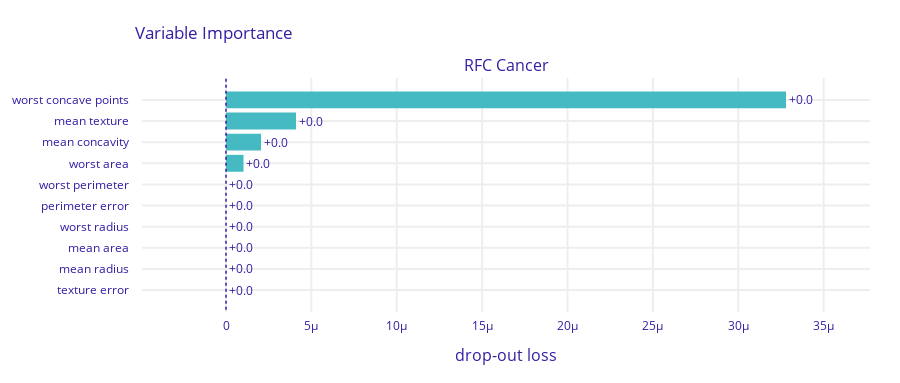

This figure's notebook cell:
### Code cell
# Feature importance plot
explainer.model_parts().plot()

### Figure 1 — Plotly figure (JSON) as saved in the notebook; plotly's stock layout.template omitted (floating-point values rounded to 4 significant figures)
{"data": [{"base": 0, "hoverinfo": "text", "hoverlabel": {"bgcolor": "rgba(0,0,0,0.8)"}, "hovertext": ["Model: RFC Cancer loss after<br>variable: worst concave points is permuted: 0.0<br>Drop-out loss change: +0.0", "Model: RFC Cancer loss after<br>variable: mean texture is permuted: 0.0<br>Drop-out loss change: +0.0", "Model: RFC Cancer loss after<br>variable: mean concavity is permuted: 0.0<br>Drop-out loss change: +0.0", "Model: RFC Cancer loss after<br>variable: worst area is permuted: 0.0<br>Drop-out loss change: +0.0", "Model: RFC Cancer loss after<br>variable: worst perimeter is permuted: 0.0<br>Drop-out loss change: +0.0", "Model: RFC Cancer loss after<br>variable: perimeter error is permuted: 0.0<br>Drop-out loss change: +0.0", "Model: RFC Cancer loss after<br>variable: worst radius is permuted: 0.0<br>Drop-out loss change: +0.0", "Model: RFC Cancer loss after<br>variable: mean area is permuted: 0.0<br>Drop-out loss change: +0.0", "Model: RFC Cancer loss after<br>variable: mean radius is permuted: 0.0<br>Drop-out loss change: +0.0", "Model: RFC Cancer loss after<br>variable: texture error is permuted: 0.0<br>Drop-out loss change: +0.0"], "marker": {"color": "#46bac2"}, "orientation": "h", "showlegend": false, "text": ["+0.0", "+0.0", "+0.0", "+0.0", "+0.0", "+0.0", "+0.0", "+0.0", "+0.0", "+0.0"], "textposition": "outside", "type": "bar", "x": [3.28e-05, 4.1e-06, 2.05e-06, 1.025e-06, 3.331e-17, 2.22e-17, 2.22e-17, 2.22e-17, 2.22e-17, 2.22e-17], "xaxis": "x", "y": ["worst concave points", "mean texture", "mean concavity", "worst area", "worst perimeter", "perimeter error", "worst radius", "mean area", "mean radius", "texture error"], "yaxis": "y"}], "layout": {"annotations": [{"font": {"size": 16}, "showarrow": false, "text": "RFC Cancer", "x": 0.5, "xanchor": "center", "xref": "paper", "y": 1, "yanchor": "bottom", "yref": "paper"}, {"font": {"size": 16}, "showarrow": false, "text": "drop-out loss", "x": 0.5, "xanchor": "center", "xref": "paper", "y": 0, "yanchor": "top", "yref": "paper", "yshift": -30}], "font": {"color": "#371ea3"}, "height": 383, "margin": {"b": 71, "r": 30, "t": 78}, "shapes": [{"line": {"color": "#371ea3", "dash": "dot", "width": 1.5}, "type": "line", "x0": 0, "x1": 0, "xref": "x", "y0": -1, "y1": 10, "yref": "y"}], "title": {"text": "Variable Importance", "x": 0.15}, "xaxis": {"anchor": "y", "automargin": true, "domain": [0, 1], "fixedrange": true, "gridwidth": 2, "range": [-4.919e-06, 3.772e-05], "tickcolor": "white", "ticklen": 3, "ticks": "outside", "type": "linear", "zeroline": false}, "yaxis": {"anchor": "x", "automargin": true, "autorange": "reversed", "domain": [0, 1], "fixedrange": true, "gridwidth": 2, "tickcolor": "white", "ticklen": 10, "ticks": "outside", "type": "category"}}}
